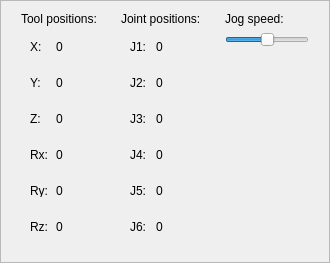
            <widget class="QFrame" name="frame_6">
             <property name="frameShape">
              <enum>QFrame::Shape::StyledPanel</enum>
             </property>
             <property name="frameShadow">
              <enum>QFrame::Shadow::Raised</enum>
             </property>
             <layout class="QHBoxLayout" name="horizontalLayout_35" stretch="2,2,3">
              <item>
               <widget class="QFrame" name="tool_pos_frame">
                <property name="frameShape">
                 <enum>QFrame::Shape::NoFrame</enum>
                </property>
                <property name="frameShadow">
                 <enum>QFrame::Shadow::Raised</enum>
                </property>
                <layout class="QVBoxLayout" name="verticalLayout_2">
                 <property name="topMargin">
                  <number>0</number>
                 </property>
                 <property name="bottomMargin">
                  <number>9</number>
                 </property>
                 <item>
                  <widget class="QLabel" name="tool_h1_label">
                   <property name="text">
                    <string>Tool positions:</string>
                   </property>
                  </widget>
                 </item>
                 <item>
                  <widget class="QFrame" name="tool_x_frame">
                   <property name="maximumSize">
                    <size>
                     <width>16777215</width>
                     <height>30</height>
                    </size>
                   </property>
                   <property name="frameShape">
                    <enum>QFrame::Shape::NoFrame</enum>
                   </property>
                   <property name="frameShadow">
                    <enum>QFrame::Shadow::Raised</enum>
                   </property>
                   <layout class="QHBoxLayout" name="horizontalLayout_11">
                    <property name="topMargin">
                     <number>9</number>
                    </property>
                    <item>
                     <widget class="QLabel" name="label_3">
                      <property name="maximumSize">
                       <size>
                        <width>20</width>
                        <height>16777215</height>
                       </size>
                      </property>
                      <property name="text">
                       <string>X:</string>
                      </property>
                     </widget>
                    </item>
                    <item>
                     <widget class="QLabel" name="tool_x_label">
                      <property name="frameShape">
                       <enum>QFrame::Shape::NoFrame</enum>
                      </property>
                      <property name="frameShadow">
                       <enum>QFrame::Shadow::Plain</enum>
                      </property>
                      <property name="text">
                       <string>0</string>
                      </property>
                     </widget>
                    </item>
                   </layout>
                  </widget>
                 </item>
                 <item>
                  <widget class="QFrame" name="tool_y_frame">
                   <property name="maximumSize">
                    <size>
                     <width>16777215</width>
                     <height>30</height>
                    </size>
                   </property>
                   <property name="frameShape">
                    <enum>QFrame::Shape::NoFrame</enum>
                   </property>
                   <property name="frameShadow">
                    <enum>QFrame::Shadow::Raised</enum>
                   </property>
                   <layout class="QHBoxLayout" name="horizontalLayout_22">
                    <property name="topMargin">
                     <number>9</number>
                    </property>
                    <item>
                     <widget class="QLabel" name="label_25">
                      <property name="maximumSize">
                       <size>
                        <width>20</width>
                        <height>16777215</height>
                       </size>
                      </property>
                      <property name="text">
                       <string>Y:</string>
                      </property>
                     </widget>
                    </item>
                    <item>
                     <widget class="QLabel" name="tool_y_label">
                      <property name="frameShape">
                       <enum>QFrame::Shape::NoFrame</enum>
                      </property>
                      <property name="frameShadow">
                       <enum>QFrame::Shadow::Plain</enum>
                      </property>
                      <property name="text">
                       <string>0</string>
                      </property>
                     </widget>
                    </item>
                   </layout>
                  </widget>
                 </item>
                 <item>
                  <widget class="QFrame" name="tool_z_frame">
                   <property name="maximumSize">
                    <size>
                     <width>16777215</width>
                     <height>30</height>
                    </size>
                   </property>
                   <property name="frameShape">
                    <enum>QFrame::Shape::NoFrame</enum>
                   </property>
                   <property name="frameShadow">
                    <enum>QFrame::Shadow::Raised</enum>
                   </property>
                   <layout class="QHBoxLayout" name="horizontalLayout_23">
                    <property name="topMargin">
                     <number>9</number>
                    </property>
                    <item>
                     <widget class="QLabel" name="label_26">
                      <property name="maximumSize">
                       <size>
                        <width>20</width>
                        <height>16777215</height>
                       </size>
                      </property>
                      <property name="text">
                       <string>Z:</string>
                      </property>
                     </widget>
                    </item>
                    <item>
                     <widget class="QLabel" name="tool_z_label">
                      <property name="frameShape">
                       <enum>QFrame::Shape::NoFrame</enum>
                      </property>
                      <property name="frameShadow">
                       <enum>QFrame::Shadow::Plain</enum>
                      </property>
                      <property name="text">
                       <string>0</string>
                      </property>
                     </widget>
                    </item>
                   </layout>
                  </widget>
                 </item>
                 <item>
                  <widget class="QFrame" name="tool_rx_frame">
                   <property name="maximumSize">
                    <size>
                     <width>16777215</width>
                     <height>30</height>
                    </size>
                   </property>
                   <property name="frameShape">
                    <enum>QFrame::Shape::NoFrame</enum>
                   </property>
                   <property name="frameShadow">
                    <enum>QFrame::Shadow::Raised</enum>
                   </property>
                   <layout class="QHBoxLayout" name="horizontalLayout_26">
                    <property name="topMargin">
                     <number>9</number>
                    </property>
                    <item>
                     <widget class="QLabel" name="label_29">
                      <property name="maximumSize">
                       <size>
                        <width>20</width>
                        <height>16777215</height>
                       </size>
                      </property>
                      <property name="text">
                       <string>Rx:</string>
                      </property>
                     </widget>
                    </item>
                    <item>
                     <widget class="QLabel" name="tool_rx_label">
                      <property name="frameShape">
                       <enum>QFrame::Shape::NoFrame</enum>
                      </property>
                      <property name="frameShadow">
                       <enum>QFrame::Shadow::Plain</enum>
                      </property>
                      <property name="text">
                       <string>0</string>
                      </property>
                     </widget>
                    </item>
                   </layout>
                  </widget>
                 </item>
                 <item>
                  <widget class="QFrame" name="tool_ry_frame">
                   <property name="maximumSize">
                    <size>
                     <width>16777215</width>
                     <height>30</height>
                    </size>
                   </property>
                   <property name="frameShape">
                    <enum>QFrame::Shape::NoFrame</enum>
                   </property>
                   <property name="frameShadow">
                    <enum>QFrame::Shadow::Raised</enum>
                   </property>
                   <layout class="QHBoxLayout" name="horizontalLayout_27">
                    <property name="topMargin">
                     <number>9</number>
                    </property>
                    <item>
                     <widget class="QLabel" name="label_30">
                      <property name="maximumSize">
                       <size>
                        <width>20</width>
                        <height>16777215</height>
                       </size>
                      </property>
                      <property name="text">
                       <string>Ry:</string>
                      </property>
                     </widget>
                    </item>
                    <item>
                     <widget class="QLabel" name="tool_ry_label">
                      <property name="frameShape">
                       <enum>QFrame::Shape::NoFrame</enum>
                      </property>
                      <property name="frameShadow">
                       <enum>QFrame::Shadow::Plain</enum>
                      </property>
                      <property name="text">
                       <string>0</string>
                      </property>
                     </widget>
                    </item>
                   </layout>
                  </widget>
                 </item>
                 <item>
                  <widget class="QFrame" name="tool_rz_frame">
                   <property name="maximumSize">
                    <size>
                     <width>16777215</width>
                     <height>30</height>
                    </size>
                   </property>
                   <property name="frameShape">
                    <enum>QFrame::Shape::NoFrame</enum>
                   </property>
                   <property name="frameShadow">
                    <enum>QFrame::Shadow::Raised</enum>
                   </property>
                   <layout class="QHBoxLayout" name="horizontalLayout_28">
                    <property name="topMargin">
                     <number>9</number>
                    </property>
                    <item>
                     <widget class="QLabel" name="label_31">
                      <property name="maximumSize">
                       <size>
                        <width>20</width>
                        <height>16777215</height>
                       </size>
                      </property>
                      <property name="text">
                       <string>Rz:</string>
                      </property>
                     </widget>
                    </item>
                    <item>
                     <widget class="QLabel" name="tool_rz_label">
                      <property name="frameShape">
                       <enum>QFrame::Shape::NoFrame</enum>
                      </property>
                      <property name="frameShadow">
                       <enum>QFrame::Shadow::Plain</enum>
                      </property>
                      <property name="text">
                       <string>0</string>
                      </property>
                     </widget>
                    </item>
                   </layout>
                  </widget>
                 </item>
                </layout>
               </widget>
              </item>
              <item>
               <widget class="QFrame" name="joint_pos_frame">
                <property name="frameShape">
                 <enum>QFrame::Shape::NoFrame</enum>
                </property>
                <property name="frameShadow">
                 <enum>QFrame::Shadow::Raised</enum>
                </property>
                <layout class="QVBoxLayout" name="verticalLayout_9">
                 <property name="topMargin">
                  <number>0</number>
                 </property>
                 <property name="bottomMargin">
                  <number>9</number>
                 </property>
                 <item>
                  <widget class="QLabel" name="joint_pos__h1_label">
                   <property name="sizePolicy">
                    <sizepolicy hsizetype="Preferred" vsizetype="Preferred">
                     <horstretch>0</horstretch>
                     <verstretch>0</verstretch>
                    </sizepolicy>
                   </property>
                   <property name="text">
                    <string>Joint positions:</string>
                   </property>
                  </widget>
                 </item>
                 <item>
                  <widget class="QFrame" name="joint_pos_j1_frame">
                   <property name="maximumSize">
                    <size>
                     <width>16777215</width>
                     <height>30</height>
                    </size>
                   </property>
                   <property name="frameShape">
                    <enum>QFrame::Shape::NoFrame</enum>
                   </property>
                   <property name="frameShadow">
                    <enum>QFrame::Shadow::Raised</enum>
                   </property>
                   <layout class="QHBoxLayout" name="horizontalLayout_29">
                    <property name="topMargin">
                     <number>9</number>
                    </property>
                    <item>
                     <widget class="QLabel" name="label_32">
                      <property name="maximumSize">
                       <size>
                        <width>20</width>
                        <height>16777215</height>
                       </size>
                      </property>
                      <property name="text">
                       <string>J1:</string>
                      </property>
                     </widget>
                    </item>
                    <item>
                     <widget class="QLabel" name="joint_pos_j1_label">
                      <property name="frameShape">
                       <enum>QFrame::Shape::NoFrame</enum>
                      </property>
                      <property name="frameShadow">
                       <enum>QFrame::Shadow::Plain</enum>
                      </property>
                      <property name="text">
                       <string>0</string>
                      </property>
                     </widget>
                    </item>
                   </layout>
                  </widget>
                 </item>
                 <item>
                  <widget class="QFrame" name="joint_pos_j2_frame">
                   <property name="maximumSize">
                    <size>
                     <width>16777215</width>
                     <height>30</height>
                    </size>
                   </property>
                   <property name="frameShape">
                    <enum>QFrame::Shape::NoFrame</enum>
                   </property>
                   <property name="frameShadow">
                    <enum>QFrame::Shadow::Raised</enum>
                   </property>
                   <layout class="QHBoxLayout" name="horizontalLayout_30">
                    <property name="topMargin">
                     <number>9</number>
                    </property>
                    <item>
                     <widget class="QLabel" name="label_33">
                      <property name="maximumSize">
                       <size>
                        <width>20</width>
                        <height>16777215</height>
                       </size>
                      </property>
                      <property name="text">
                       <string>J2:</string>
                      </property>
                     </widget>
                    </item>
                    <item>
                     <widget class="QLabel" name="joint_pos_j2_label">
                      <property name="frameShape">
                       <enum>QFrame::Shape::NoFrame</enum>
                      </property>
                      <property name="frameShadow">
                       <enum>QFrame::Shadow::Plain</enum>
                      </property>
                      <property name="text">
                       <string>0</string>
                      </property>
                     </widget>
                    </item>
                   </layout>
                  </widget>
                 </item>
                 <item>
                  <widget class="QFrame" name="joint_pos_j3_frame">
                   <property name="maximumSize">
                    <size>
                     <width>16777215</width>
                     <height>30</height>
                    </size>
                   </property>
                   <property name="frameShape">
                    <enum>QFrame::Shape::NoFrame</enum>
                   </property>
                   <property name="frameShadow">
                    <enum>QFrame::Shadow::Raised</enum>
                   </property>
                   <layout class="QHBoxLayout" name="horizontalLayout_31">
                    <property name="topMargin">
                     <number>9</number>
                    </property>
                    <item>
                     <widget class="QLabel" name="label_34">
                      <property name="maximumSize">
                       <size>
                        <width>20</width>
                        <height>16777215</height>
                       </size>
                      </property>
                      <property name="text">
                       <string>J3:</string>
                      </property>
                     </widget>
                    </item>
                    <item>
                     <widget class="QLabel" name="joint_pos_j3_label">
                      <property name="frameShape">
                       <enum>QFrame::Shape::NoFrame</enum>
                      </property>
                      <property name="frameShadow">
                       <enum>QFrame::Shadow::Plain</enum>
                      </property>
                      <property name="text">
                       <string>0</string>
                      </property>
                     </widget>
                    </item>
                   </layout>
                  </widget>
                 </item>
                 <item>
                  <widget class="QFrame" name="joint_pos_j4_frame">
                   <property name="maximumSize">
                    <size>
                     <width>16777215</width>
                     <height>30</height>
                    </size>
                   </property>
                   <property name="frameShape">
                    <enum>QFrame::Shape::NoFrame</enum>
                   </property>
                   <property name="frameShadow">
                    <enum>QFrame::Shadow::Raised</enum>
                   </property>
                   <layout class="QHBoxLayout" name="horizontalLayout_32">
                    <property name="topMargin">
                     <number>9</number>
                    </property>
                    <item>
                     <widget class="QLabel" name="label_35">
                      <property name="maximumSize">
                       <size>
                        <width>20</width>
                        <height>16777215</height>
                       </size>
                      </property>
                      <property name="text">
                       <string>J4:</string>
                      </property>
                     </widget>
                    </item>
                    <item>
                     <widget class="QLabel" name="joint_pos_j4_label">
                      <property name="frameShape">
                       <enum>QFrame::Shape::NoFrame</enum>
                      </property>
                      <property name="frameShadow">
                       <enum>QFrame::Shadow::Plain</enum>
                      </property>
                      <property name="text">
                       <string>0</string>
                      </property>
                     </widget>
                    </item>
                   </layout>
                  </widget>
                 </item>
                 <item>
                  <widget class="QFrame" name="joint_pos_j5_frame">
                   <property name="maximumSize">
                    <size>
                     <width>16777215</width>
                     <height>30</height>
                    </size>
                   </property>
                   <property name="frameShape">
                    <enum>QFrame::Shape::NoFrame</enum>
                   </property>
                   <property name="frameShadow">
                    <enum>QFrame::Shadow::Raised</enum>
                   </property>
                   <layout class="QHBoxLayout" name="horizontalLayout_33">
                    <property name="topMargin">
                     <number>9</number>
                    </property>
                    <item>
                     <widget class="QLabel" name="label_36">
                      <property name="maximumSize">
                       <size>
                        <width>20</width>
                        <height>16777215</height>
                       </size>
                      </property>
                      <property name="text">
                       <string>J5:</string>
                      </property>
                     </widget>
                    </item>
                    <item>
                     <widget class="QLabel" name="joint_pos_j5_label">
                      <property name="frameShape">
                       <enum>QFrame::Shape::NoFrame</enum>
                      </property>
                      <property name="frameShadow">
                       <enum>QFrame::Shadow::Plain</enum>
                      </property>
                      <property name="text">
                       <string>0</string>
                      </property>
                     </widget>
                    </item>
                   </layout>
                  </widget>
                 </item>
                 <item>
                  <widget class="QFrame" name="joint_pos_j6_frame">
                   <property name="maximumSize">
                    <size>
                     <width>16777215</width>
                     <height>30</height>
                    </size>
                   </property>
                   <property name="frameShape">
                    <enum>QFrame::Shape::NoFrame</enum>
                   </property>
                   <property name="frameShadow">
                    <enum>QFrame::Shadow::Raised</enum>
                   </property>
                   <layout class="QHBoxLayout" name="horizontalLayout_34">
                    <property name="topMargin">
                     <number>9</number>
                    </property>
                    <item>
                     <widget class="QLabel" name="label_37">
                      <property name="maximumSize">
                       <size>
                        <width>20</width>
                        <height>16777215</height>
                       </size>
                      </property>
                      <property name="text">
                       <string>J6:</string>
                      </property>
                     </widget>
                    </item>
                    <item>
                     <widget class="QLabel" name="joint_pos_j6_label">
                      <property name="frameShape">
                       <enum>QFrame::Shape::NoFrame</enum>
                      </property>
                      <property name="frameShadow">
                       <enum>QFrame::Shadow::Plain</enum>
                      </property>
                      <property name="text">
                       <string>0</string>
                      </property>
                     </widget>
                    </item>
                   </layout>
                  </widget>
                 </item>
                </layout>
               </widget>
              </item>
              <item>
               <widget class="QFrame" name="util_frame">
                <property name="frameShape">
                 <enum>QFrame::Shape::NoFrame</enum>
                </property>
                <property name="frameShadow">
                 <enum>QFrame::Shadow::Raised</enum>
                </property>
                <layout class="QVBoxLayout" name="verticalLayout_4">
                 <property name="leftMargin">
                  <number>9</number>
                 </property>
                 <property name="topMargin">
                  <number>0</number>
                 </property>
                 <property name="rightMargin">
                  <number>9</number>
                 </property>
                 <item>
                  <widget class="QLabel" name="label">
                   <property name="text">
                    <string>Jog speed:</string>
                   </property>
                  </widget>
                 </item>
                 <item>
                  <widget class="QFrame" name="jog_slider_frame">
                   <property name="frameShape">
                    <enum>QFrame::Shape::NoFrame</enum>
                   </property>
                   <property name="frameShadow">
                    <enum>QFrame::Shadow::Raised</enum>
                   </property>
                   <layout class="QHBoxLayout" name="horizontalLayout_12">
                    <property name="leftMargin">
                     <number>0</number>
                    </property>
                    <property name="topMargin">
                     <number>0</number>
                    </property>
                    <property name="rightMargin">
                     <number>0</number>
                    </property>
                    <item>
                     <widget class="QSlider" name="jog_slider">
                      <property name="minimum">
                       <number>0</number>
                      </property>
                      <property name="maximum">
                       <number>100</number>
                      </property>
                      <property name="singleStep">
                       <number>10</number>
                      </property>
                      <property name="value">
                       <number>50</number>
                      </property>
                      <property name="sliderPosition">
                       <number>50</number>
                      </property>
                      <property name="orientation">
                       <enum>Qt::Orientation::Horizontal</enum>
                      </property>
                      <property name="tickPosition">
                       <enum>QSlider::TickPosition::NoTicks</enum>
                      </property>
                      <property name="tickInterval">
                       <number>11</number>
                      </property>
                     </widget>
                    </item>
                   </layout>
                  </widget>
                 </item>
                 <item>
                  <spacer name="verticalSpacer">
                   <property name="orientation">
                    <enum>Qt::Orientation::Vertical</enum>
                   </property>
                   <property name="sizeHint" stdset="0">
                    <size>
                     <width>20</width>
                     <height>40</height>
                    </size>
                   </property>
                  </spacer>
                 </item>
                </layout>
               </widget>
              </item>
             </layout>
            </widget>
